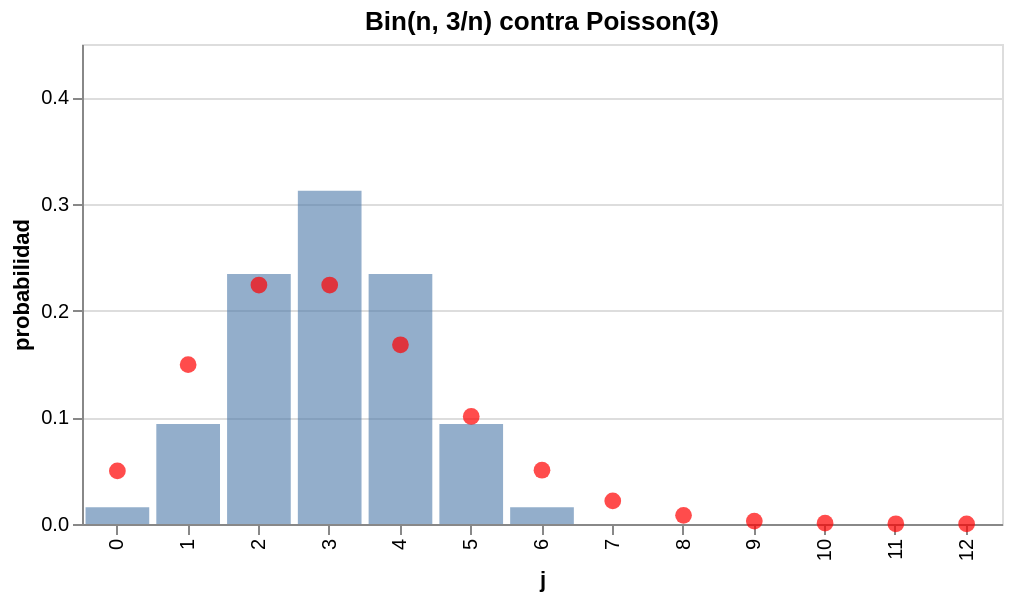

The notebook cell saved with this chart:
### Markdown cell above
La versión interactiva (Altair): elige $n$ y compara $\mathrm{Bin}(n,\theta/n)$ (barras) con $\mathrm{Poisson}(\theta)$ (puntos), con $\theta=3$.

### Code cell
import altair as alt
import pandas as pd

j = np.arange(0, 13)
datos = pd.concat([pd.DataFrame({"n": n, "j": j, "binomial": st.binom.pmf(j, n, theta / n), "poisson": st.poisson.pmf(j, theta)})
                   for n in [4, 6, 10, 20, 50, 100, 1000]])
n_sel = alt.param(name="n", value=6, bind=alt.binding_select(options=[4, 6, 10, 20, 50, 100, 1000], name="n: "))
base = alt.Chart(datos).transform_filter(alt.datum.n == n_sel).encode(x=alt.X("j:O", title="j"))
(base.mark_bar(opacity=0.6).encode(y=alt.Y("binomial:Q", title="probabilidad", scale=alt.Scale(domain=[0, 0.45])), tooltip=["j", "binomial"])
 + base.mark_point(filled=True, color="red", size=70).encode(y="poisson:Q", tooltip=["j", "poisson"])
).add_params(n_sel).properties(width=460, height=240, title="Bin(n, 3/n) contra Poisson(3)")

### Figure 1 — Vega-Lite specification as saved in the notebook (floating-point values rounded to 4 significant figures)
{"config": {"view": {"continuousWidth": 300, "continuousHeight": 300}}, "layer": [{"mark": {"type": "bar", "opacity": 0.6}, "encoding": {"tooltip": [{"field": "j", "type": "quantitative"}, {"field": "binomial", "type": "quantitative"}], "x": {"field": "j", "title": "j", "type": "ordinal"}, "y": {"field": "binomial", "scale": {"domain": [0, 0.45]}, "title": "probabilidad", "type": "quantitative"}}, "transform": [{"filter": "(datum.n === n)"}]}, {"mark": {"type": "point", "color": "red", "filled": true, "size": 70}, "encoding": {"tooltip": [{"field": "j", "type": "quantitative"}, {"field": "poisson", "type": "quantitative"}], "x": {"field": "j", "title": "j", "type": "ordinal"}, "y": {"field": "poisson", "type": "quantitative"}}, "transform": [{"filter": "(datum.n === n)"}]}], "data": {"name": "data-a4463735be2dc406a560f786548c881c"}, "height": 240, "params": [{"name": "n", "bind": {"input": "select", "options": [4, 6, 10, 20, 50, 100, 1000], "name": "n: "}, "value": 6}], "title": "Bin(n, 3/n) contra Poisson(3)", "width": 460, "$schema": "https://vega.github.io/schema/vega-lite/v6.4.1.json", "datasets": {"data-a4463735be2dc406a560f786548c881c": [{"n": 4, "j": 0, "binomial": 0.003906, "poisson": 0.04979}, {"n": 4, "j": 1, "binomial": 0.04688, "poisson": 0.1494}, {"n": 4, "j": 2, "binomial": 0.2109, "poisson": 0.224}, {"n": 4, "j": 3, "binomial": 0.4219, "poisson": 0.224}, {"n": 4, "j": 4, "binomial": 0.3164, "poisson": 0.168}, {"n": 4, "j": 5, "binomial": 0.0, "poisson": 0.1008}, {"n": 4, "j": 6, "binomial": 0.0, "poisson": 0.05041}, {"n": 4, "j": 7, "binomial": 0.0, "poisson": 0.0216}, {"n": 4, "j": 8, "binomial": 0.0, "poisson": 0.008102}, {"n": 4, "j": 9, "binomial": 0.0, "poisson": 0.002701}, {"n": 4, "j": 10, "binomial": 0.0, "poisson": 0.0008102}, {"n": 4, "j": 11, "binomial": 0.0, "poisson": 0.000221}, {"n": 4, "j": 12, "binomial": 0.0, "poisson": 5.524e-05}, {"n": 6, "j": 0, "binomial": 0.01563, "poisson": 0.04979}, {"n": 6, "j": 1, "binomial": 0.09375, "poisson": 0.1494}, {"n": 6, "j": 2, "binomial": 0.2344, "poisson": 0.224}, {"n": 6, "j": 3, "binomial": 0.3125, "poisson": 0.224}, {"n": 6, "j": 4, "binomial": 0.2344, "poisson": 0.168}, {"n": 6, "j": 5, "binomial": 0.09375, "poisson": 0.1008}, {"n": 6, "j": 6, "binomial": 0.01562, "poisson": 0.05041}, {"n": 6, "j": 7, "binomial": 0.0, "poisson": 0.0216}, {"n": 6, "j": 8, "binomial": 0.0, "poisson": 0.008102}, {"n": 6, "j": 9, "binomial": 0.0, "poisson": 0.002701}, {"n": 6, "j": 10, "binomial": 0.0, "poisson": 0.0008102}, {"n": 6, "j": 11, "binomial": 0.0, "poisson": 0.000221}, {"n": 6, "j": 12, "binomial": 0.0, "poisson": 5.524e-05}, {"n": 10, "j": 0, "binomial": 0.02825, "poisson": 0.04979}, {"n": 10, "j": 1, "binomial": 0.1211, "poisson": 0.1494}, {"n": 10, "j": 2, "binomial": 0.2335, "poisson": 0.224}, {"n": 10, "j": 3, "binomial": 0.2668, "poisson": 0.224}, {"n": 10, "j": 4, "binomial": 0.2001, "poisson": 0.168}, {"n": 10, "j": 5, "binomial": 0.1029, "poisson": 0.1008}, {"n": 10, "j": 6, "binomial": 0.03676, "poisson": 0.05041}, {"n": 10, "j": 7, "binomial": 0.009002, "poisson": 0.0216}, {"n": 10, "j": 8, "binomial": 0.001447, "poisson": 0.008102}, {"n": 10, "j": 9, "binomial": 0.0001378, "poisson": 0.002701}, {"n": 10, "j": 10, "binomial": 5.905e-06, "poisson": 0.0008102}, {"n": 10, "j": 11, "binomial": 0.0, "poisson": 0.000221}, {"n": 10, "j": 12, "binomial": 0.0, "poisson": 5.524e-05}, {"n": 20, "j": 0, "binomial": 0.03876, "poisson": 0.04979}, {"n": 20, "j": 1, "binomial": 0.1368, "poisson": 0.1494}, {"n": 20, "j": 2, "binomial": 0.2293, "poisson": 0.224}, {"n": 20, "j": 3, "binomial": 0.2428, "poisson": 0.224}, {"n": 20, "j": 4, "binomial": 0.1821, "poisson": 0.168}, {"n": 20, "j": 5, "binomial": 0.1028, "poisson": 0.1008}, {"n": 20, "j": 6, "binomial": 0.04537, "poisson": 0.05041}, {"n": 20, "j": 7, "binomial": 0.01601, "poisson": 0.0216}, {"n": 20, "j": 8, "binomial": 0.004592, "poisson": 0.008102}, {"n": 20, "j": 9, "binomial": 0.001081, "poisson": 0.002701}, {"n": 20, "j": 10, "binomial": 0.0002097, "poisson": 0.0008102}, {"n": 20, "j": 11, "binomial": 3.365e-05, "poisson": 0.000221}, {"n": 20, "j": 12, "binomial": 4.454e-06, "poisson": 5.524e-05}, {"n": 50, "j": 0, "binomial": 0.04533, "poisson": 0.04979}, {"n": 50, "j": 1, "binomial": 0.1447, "poisson": 0.1494}, {"n": 50, "j": 2, "binomial": 0.2262, "poisson": 0.224}, {"n": 50, "j": 3, "binomial": 0.2311, "poisson": 0.224}, {"n": 50, "j": 4, "binomial": 0.1733, "poisson": 0.168}, {"n": 50, "j": 5, "binomial": 0.1018, "poisson": 0.1008}, {"n": 50, "j": 6, "binomial": 0.04872, "poisson": 0.05041}, {"n": 50, "j": 7, "binomial": 0.01955, "poisson": 0.0216}, {"n": 50, "j": 8, "binomial": 0.006706, "poisson": 0.008102}, {"n": 50, "j": 9, "binomial": 0.001997, "poisson": 0.002701}, {"n": 50, "j": 10, "binomial": 0.0005227, "poisson": 0.0008102}, {"n": 50, "j": 11, "binomial": 0.0001213, "poisson": 0.000221}, {"n": 50, "j": 12, "binomial": 2.517e-05, "poisson": 5.524e-05}, {"n": 100, "j": 0, "binomial": 0.04755, "poisson": 0.04979}, {"n": 100, "j": 1, "binomial": 0.1471, "poisson": 0.1494}, {"n": 100, "j": 2, "binomial": 0.2252, "poisson": 0.224}, {"n": 100, "j": 3, "binomial": 0.2275, "poisson": 0.224}, {"n": 100, "j": 4, "binomial": 0.1706, "poisson": 0.168}, {"n": 100, "j": 5, "binomial": 0.1013, "poisson": 0.1008}, {"n": 100, "j": 6, "binomial": 0.04961, "poisson": 0.05041}, {"n": 100, "j": 7, "binomial": 0.0206, "poisson": 0.0216}, {"n": 100, "j": 8, "binomial": 0.007408, "poisson": 0.008102}, {"n": 100, "j": 9, "binomial": 0.002342, "poisson": 0.002701}, {"n": 100, "j": 10, "binomial": 0.0006591, "poisson": 0.0008102}, {"n": 100, "j": 11, "binomial": 0.0001668, "poisson": 0.000221}, {"n": 100, "j": 12, "binomial": 3.826e-05, "poisson": 5.524e-05}, {"n": 1000, "j": 0, "binomial": 0.04956, "poisson": 0.04979}, {"n": 1000, "j": 1, "binomial": 0.1491, "poisson": 0.1494}, {"n": 1000, "j": 2, "binomial": 0.2242, "poisson": 0.224}, {"n": 1000, "j": 3, "binomial": 0.2244, "poisson": 0.224}, {"n": 1000, "j": 4, "binomial": 0.1683, "poisson": 0.168}, {"n": 1000, "j": 5, "binomial": 0.1009, "poisson": 0.1008}, {"n": 1000, "j": 6, "binomial": 0.05033, "poisson": 0.05041}, {"n": 1000, "j": 7, "binomial": 0.02151, "poisson": 0.0216}, {"n": 1000, "j": 8, "binomial": 0.008033, "poisson": 0.008102}, {"n": 1000, "j": 9, "binomial": 0.002664, "poisson": 0.002701}, {"n": 1000, "j": 10, "binomial": 0.0007944, "poisson": 0.0008102}, {"n": 1000, "j": 11, "binomial": 0.0002151, "poisson": 0.000221}, {"n": 1000, "j": 12, "binomial": 5.335e-05, "poisson": 5.524e-05}]}}
